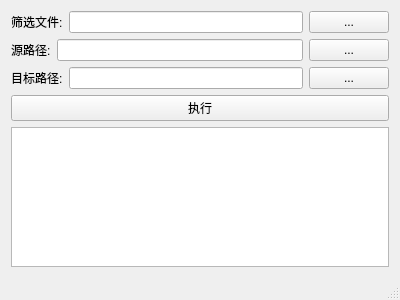
<?xml version="1.0" encoding="UTF-8"?>
<ui version="4.0">
 <class>MainWindow</class>
 <widget class="QMainWindow" name="MainWindow">
  <property name="geometry">
   <rect>
    <x>0</x>
    <y>0</y>
    <width>400</width>
    <height>300</height>
   </rect>
  </property>
  <property name="windowTitle">
   <string>MainWindow</string>
  </property>
  <widget class="QWidget" name="centralWidget">
   <layout class="QVBoxLayout" name="verticalLayout">
    <item>
     <layout class="QHBoxLayout" name="horizontalLayout">
      <item>
       <widget class="QLabel" name="label">
        <property name="text">
         <string>筛选文件:</string>
        </property>
       </widget>
      </item>
      <item>
       <widget class="QLineEdit" name="path_file"/>
      </item>
      <item>
       <widget class="QPushButton" name="do_file">
        <property name="text">
         <string>...</string>
        </property>
       </widget>
      </item>
     </layout>
    </item>
    <item>
     <layout class="QHBoxLayout" name="horizontalLayout_2">
      <item>
       <widget class="QLabel" name="label_2">
        <property name="text">
         <string>源路径:</string>
        </property>
       </widget>
      </item>
      <item>
       <widget class="QLineEdit" name="path_work"/>
      </item>
      <item>
       <widget class="QPushButton" name="do_work">
        <property name="text">
         <string>...</string>
        </property>
       </widget>
      </item>
     </layout>
    </item>
    <item>
     <layout class="QHBoxLayout" name="horizontalLayout_3">
      <item>
       <widget class="QLabel" name="label_3">
        <property name="text">
         <string>目标路径:</string>
        </property>
       </widget>
      </item>
      <item>
       <widget class="QLineEdit" name="path_work_target"/>
      </item>
      <item>
       <widget class="QPushButton" name="do_work_target">
        <property name="text">
         <string>...</string>
        </property>
       </widget>
      </item>
     </layout>
    </item>
    <item>
     <widget class="QPushButton" name="copy">
      <property name="text">
       <string>执行</string>
      </property>
     </widget>
    </item>
    <item>
     <widget class="QTextEdit" name="errorShow"/>
    </item>
   </layout>
  </widget>
  <widget class="QStatusBar" name="statusBar"/>
 </widget>
 <layoutdefault spacing="6" margin="11"/>
 <resources/>
 <connections/>
</ui>
